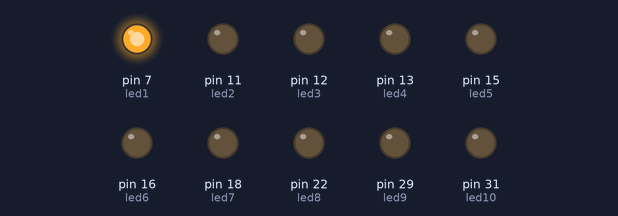
This program was run on a simulated Raspberry Pi (header pin numbers). Shown: output pins drawn as LEDs (lit = HIGH).

Above: at 1.05 s.
At 1.25 s:
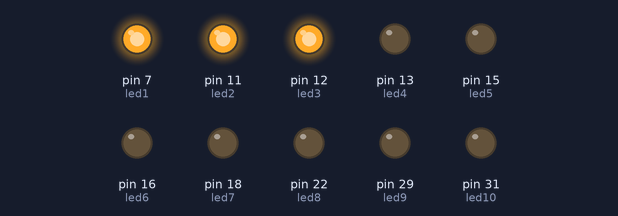
At 1.55 s:
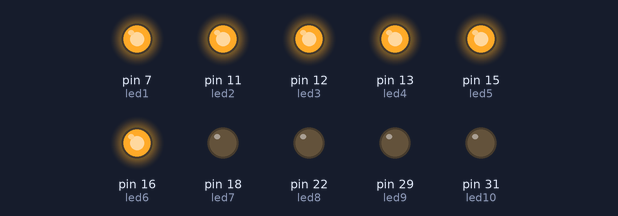
At 2.0 s:
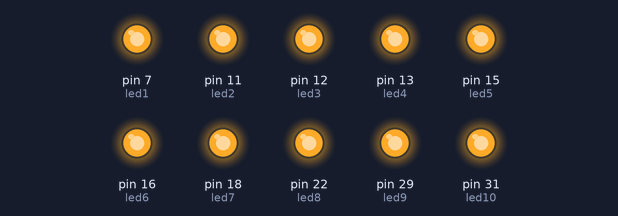
At 2.85 s:
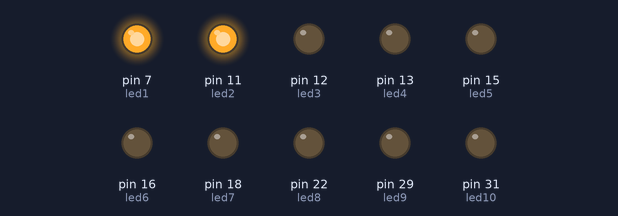
At 3.85 s:
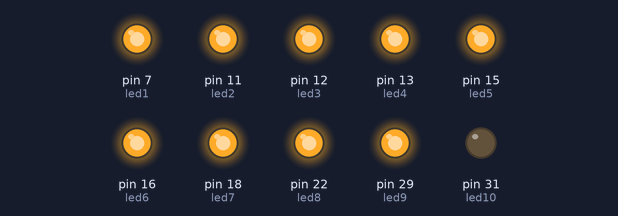
Timing chart, 0 to 4.2 s (numbered marks = the images above):
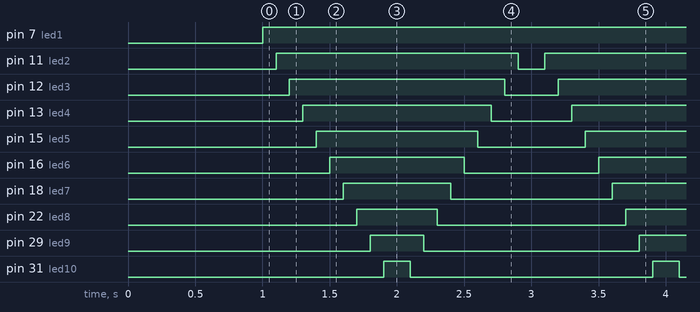

Measured:
- by itself, pin 7 (led1): LOW → HIGH at 1.0 s
- by itself, pin 11 (led2): alternates HIGH for 1.8 s and LOW for 0.20 s
- by itself, pin 12 (led3): alternates HIGH for 1.6 s and LOW for 0.40 s
- by itself, pin 13 (led4): alternates HIGH for 1.4 s and LOW for 0.60 s
- by itself, pin 15 (led5): alternates HIGH for 1.2 s and LOW for 0.80 s
- by itself, pin 16 (led6): alternates HIGH for 1.0 s and LOW for 1.0 s
- by itself, pin 18 (led7): alternates HIGH for 0.80 s and LOW for 1.2 s
- by itself, pin 22 (led8): alternates HIGH for 0.60 s and LOW for 1.4 s

The program:

RPi-11-10SegmentLEDBar.py
```python
#!/usr/bin/env python3
########################################################################
# Filename    : RPi-11-10SegmentLEDBar.py
# Description : Prende en secuencia y luego apaga en secuencia los 10 segmentos de la barra.
# Author      : jcondea
# modification: 2020/10/10
########################################################################
import time
import RPi.GPIO as GPIO
GPIO.setmode(GPIO.BOARD)
led1=7
led2=11
led3=12
led4=13
led5=15
led6=16
led7=18
led8=22
led9=29
led10=31
leds=[led1,led2,led3,led4,led5,led6,led7,led8,led9,led10]
GPIO.setup(leds, GPIO.OUT, initial=0)
time.sleep(1)

while True:
    for led in leds:
       GPIO.output(led, 1) # ON
       time.sleep(0.1)
    for led in reversed(leds):
       time.sleep(0.1)
       GPIO.output(led, 0) # OFF
GPIO.cleanup()
```
